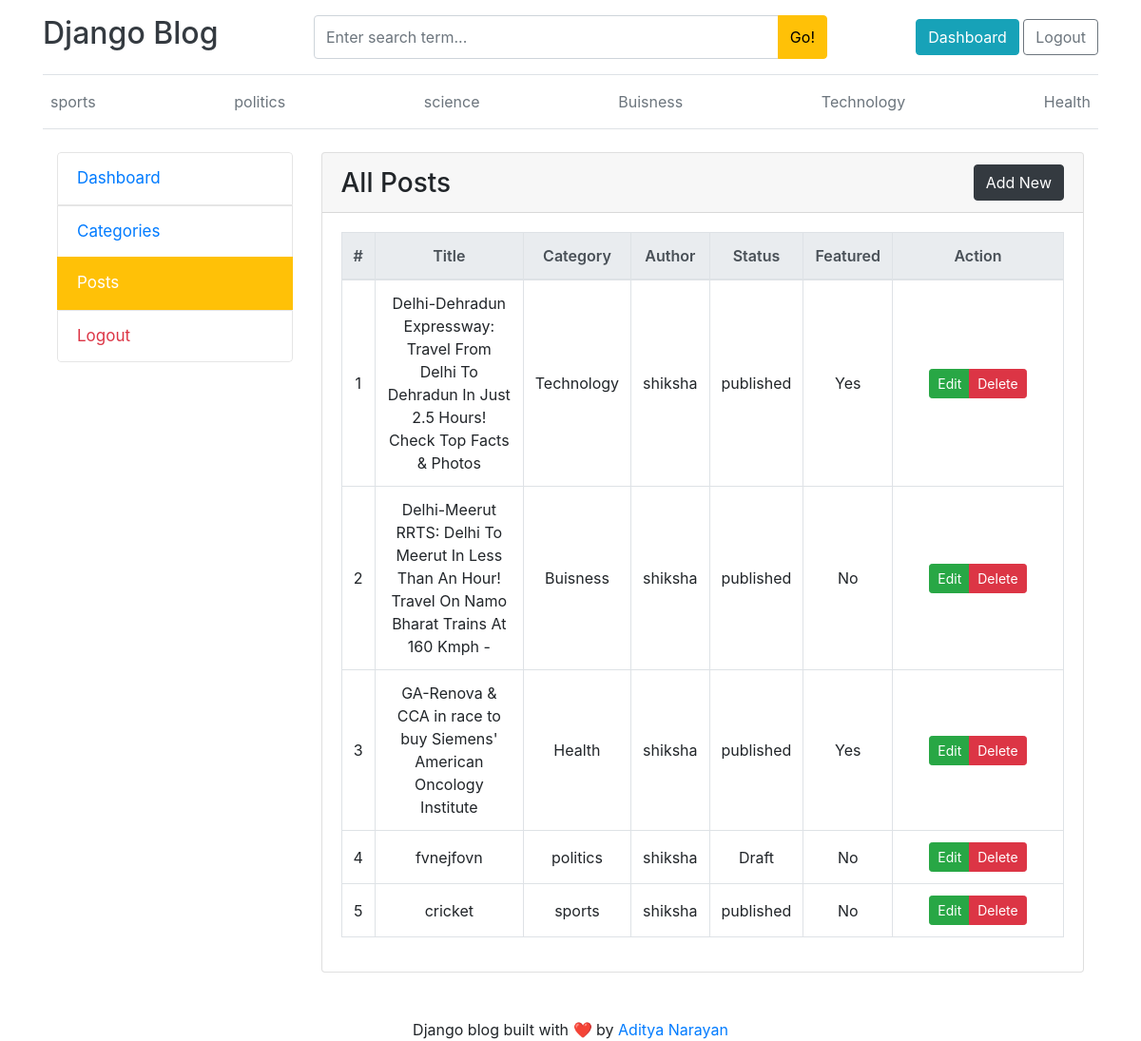
Page /dashboard/posts/ (signed in) on the earlier database version.
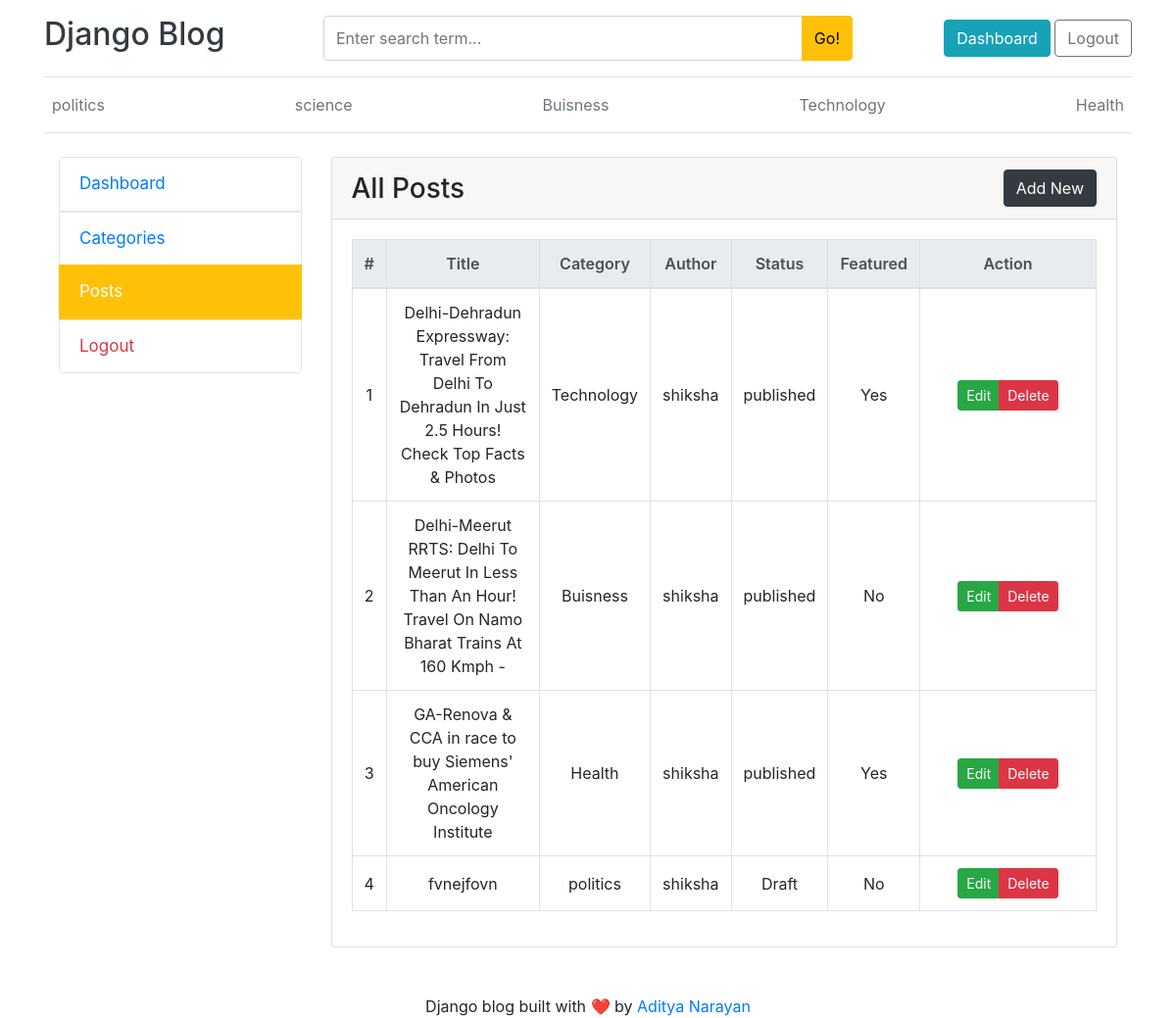
Same page on the later database version.
### blogs/models.py (models this page shows, shortened)
class Category(models.Model):
    category_name = models.CharField(max_length=50, unique=True)
    created_at = models.DateTimeField(auto_now_add=True)
    updated_at = models.DateTimeField(auto_now=True)
    class Meta:
        verbose_name_plural = "Categories"

class Blog(models.Model):
    title = models.CharField(max_length=100)
    slug = models.SlugField(max_length=100, unique=True, blank=True)
    category = models.ForeignKey(Category, on_delete=models.CASCADE)
    author = models.ForeignKey(User, on_delete=models.CASCADE)
    featured_image = models.ImageField(upload_to='uploads/%Y/%m/%d/')
    short_description = models.TextField(max_length=500)
    blog_body = models.TextField(max_length=2000)
    status = models.CharField(
        max_length=20,
        choices=STATUS_CHOICES,
        default="Draft"
    )
    is_featured = models.BooleanField(default=False)
    created_at = models.DateTimeField(auto_now_add=True)
    updated_at = models.DateTimeField(auto_now=True)

### dashboard/views.py (the view)
# urls.py: path('posts/', views.posts, name='posts'),
@login_required(login_url='login')
@manager_required
def posts(request):
    posts = Blog.objects.all().order_by('-created_at')
    return render(request, 'posts.html', {
        'posts': posts
    })

### blogs/context_processors.py (called while the page is built)
def get_categories(request):
    categories = Category.objects.all()
    return {
        'categories': categories,
    }

def get_Social_links(request):
    social_links=SocialLink.objects.all()
    return dict(social_links=social_links)

### dashboard/views.py (called while the page is built)
def manager_required(view_func):
    @wraps(view_func)
    def wrapper(request, *args, **kwargs):
        if request.user.is_superuser:
            return view_func(request, *args, **kwargs)
        if request.user.groups.filter(name="Manager").exists():
            return view_func(request, *args, **kwargs)
        return HttpResponseForbidden(
            "You are not authorized to access this page."
        )
    return wrapper

### blog_main/templates/posts.html
{% extends 'base.html' %}
{% block content %}
<div class="container mt-4">
    <div class="row">
        <div class="col-md-3 dashboard-sidebar">
            <div class="list-group">
                <a href="{% url 'dashboard' %}" class="list-group-item">
                    Dashboard
                </a>
                <a href="{% url 'categories' %}" class="list-group-item">
                    Categories
                </a>
                <a href="{% url 'posts' %}" class="list-group-item active">
                    Posts
                </a>
                <a href="{% url 'logout' %}" class="list-group-item text-danger">
                    Logout
                </a>
            </div>
        </div>
        <div class="col-md-9">
            <div class="card">
                <div class="card-header d-flex justify-content-between align-items-center">
                    <h3 class="mb-0">All Posts</h3>
                   <a href="{% url 'add_post' %}" class="btn btn-dark">
    Add New
</a>
                </div>
                <div class="card-body">
                    <table class="table table-bordered table-hover">
                        <thead class="thead-light">
                            <tr>
                                <th>#</th>
                                <th>Title</th>
                                <th>Category</th>
                                <th>Author</th>
                                <th>Status</th>
                                <th>Featured</th>
                                <th>Action</th>
                            </tr>
                        </thead>
                        <tbody>
                            {% for post in posts %}
                            <tr>
                                <td>{{ forloop.counter }}</td>
                                <td>{{ post.title }}</td>
                                <td>{{ post.category.category_name }}</td>
                                <td>{{ post.author.username }}</td>
                                <td>{{ post.status }}</td>
                                <td>
                                    {% if post.is_featured %}
                                        Yes
                                    {% else %}
                                        No
                                    {% endif %}
                                </td>
<td style="white-space: nowrap; width: 170px;">
    <div class="btn-group" role="group">
<a href="{% url 'edit_post' post.id %}" class="btn btn-success btn-sm">
    Edit
</a>
       <a href="{% url 'delete_post' post.id %}" class="btn btn-danger btn-sm">
    Delete
</a>
    </div>
</td>
                            </tr>
                            {% empty %}
                            <tr>
                                <td colspan="7" class="text-center">
                                    No Posts Available
                                </td>
                            </tr>
                            {% endfor %}
                        </tbody>
                    </table>
                </div>
            </div>
        </div>
    </div>
</div>
{% endblock %}

### blog_main/templates/base.html (shortened to what this page needs)
{% load static %}
<!DOCTYPE html>
<html lang="en">
<head>
    <link rel="stylesheet"
          href="https://cdn.jsdelivr.net/npm/bootstrap@4.6.2/dist/css/bootstrap.min.css">
    <link rel="stylesheet"
          href="https://cdnjs.cloudflare.com/ajax/libs/font-awesome/6.5.2/css/all.min.css">
    <link rel="stylesheet" href="{% static 'css/blog.css' %}">
</head>
<body>
<div class="container">
    <header class="blog-header py-3 border-bottom">
        <div class="row align-items-center">
            <div class="col-md-3">
                <a href="{% url 'home' %}"
                   class="blog-header-logo text-dark"
                   style="text-decoration:none;">
                    <h2>Django Blog</h2>
                </a>
            </div>
            <div class="col-md-6">
                <form action="{% url 'search' %}" method="GET">
                    <div class="input-group">
                        <input
                            type="text"
                            name="keyword"
                            class="form-control"
                            placeholder="Enter search term...">
                        <div class="input-group-append">
                            <button class="btn btn-warning" type="submit">
                                Go!
                            </button>
                        </div>
                    </div>
                </form>
            </div>
            <div class="col-md-3 text-right">
                {% if user.is_authenticated %}
                    <a href="{% url 'dashboard' %}"
                       class="btn btn-info">
                        Dashboard
                    </a>
                    <a href="{% url 'logout' %}"
                       class="btn btn-outline-secondary">
                        Logout
                    </a>
                {% endif %}
            </div>
        </div>
    </header>
    <div class="nav-scroller py-2 mb-4 border-bottom">
        <nav class="nav d-flex justify-content-between">
            {% for cat in categories %}
                <a class="p-2 text-muted"
                   href="{% url 'post_by_category' cat.id %}">
                    {{ cat.category_name }}
                </a>
            {% endfor %}
        </nav>
    </div>
    {% block content %}
    {% endblock %}
</div>
<footer class="blog-footer mt-5">
    <div class="container text-center">
        <p class="mb-0">
            Django blog built with ❤️ by
            <a href="#">Aditya Narayan</a>
        </p>
    </div>
</footer>
</body>
</html>

Differences in the rows shown:
removed Category: category_name "sports"
removed Blog: title "cricket", category.category_name "sports", author.username "shiksha", status "published", is_featured "No"
